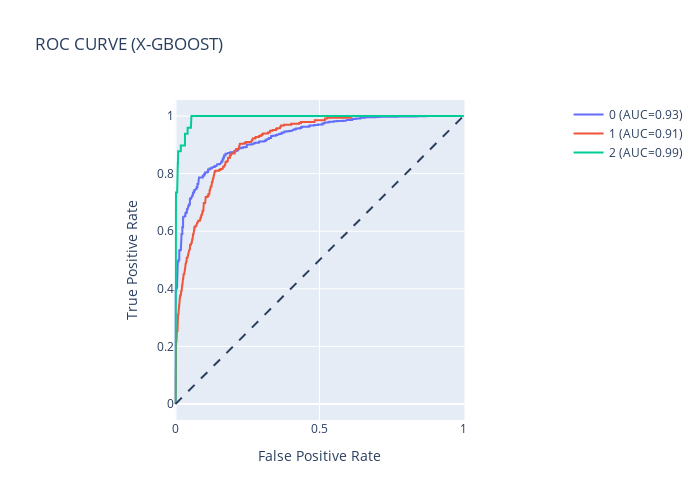

Notebook source saved alongside this figure:
### Markdown cell above
**ROC Curve for X-G Boost**

### Code cell
# XGboost
configure_plotly_browser_state()

gsearch_gbc.fit(X, y)
y_scores = gsearch_gbc.predict_proba(X)

# One hot encode the labels in order to plot them
y_onehot = pd.get_dummies(y, columns=gsearch_gbc.classes_)

# Create an empty figure, and iteratively add new lines
# every time we compute a new class
fig = go.Figure()
fig.add_shape(
    type='line', line=dict(dash='dash'),
    x0=0, x1=1, y0=0, y1=1
)

for i in range(y_scores.shape[1]):
    y_true = y_onehot.iloc[:, i]
    y_score = y_scores[:, i]

    fpr, tpr, _ = roc_curve(y_true, y_score)
    auc_score = roc_auc_score(y_true, y_score)

    name = f"{y_onehot.columns[i]} (AUC={auc_score:.2f})"
    fig.add_trace(go.Scatter(x=fpr, y=tpr, name=name, mode='lines'))

fig.update_layout(
    xaxis_title='False Positive Rate',
    yaxis_title='True Positive Rate',
    yaxis=dict(scaleanchor="x", scaleratio=1),
    xaxis=dict(constrain='domain'), title = 'ROC CURVE (X-GBOOST)',
    width=700, height=500
)
fig.show()

### Figure 1 — Plotly figure (JSON) as saved in the notebook; plotly's stock layout.template omitted (floating-point values rounded to 4 significant figures; data arrays with more than 128 entries replaced by an {"elided": "..."} marker saying what was removed)
{"data": [{"y": {"elided": "296 float values"}, "x": {"elided": "296 float values"}, "type": "scatter", "mode": "lines", "name": "0 (AUC=0.93)"}, {"y": {"elided": "328 float values"}, "x": {"elided": "328 float values"}, "type": "scatter", "mode": "lines", "name": "1 (AUC=0.91)"}, {"y": [0, 0.02041, 0.1429, 0.1429, 0.6122, 0.6122, 0.7143, 0.7143, 0.7347, 0.7347, 0.7755, 0.7755, 0.8163, 0.8163, 0.8367, 0.8367, 0.8571, 0.8571, 0.8776, 0.8776, 0.898, 0.898, 0.9388, 0.9388, 0.9592, 0.9592, 0.9796, 0.9796, 1, 1, 1, 1, 1, 1, 1, 1], "x": [0, 0, 0, 0.0005754, 0.0005754, 0.001151, 0.001151, 0.001726, 0.001726, 0.005754, 0.005754, 0.00748, 0.00748, 0.008055, 0.008055, 0.008631, 0.008631, 0.009206, 0.009206, 0.01841, 0.01841, 0.0328, 0.0328, 0.042, 0.042, 0.05351, 0.05351, 0.05524, 0.05524, 0.7146, 0.7158, 0.8734, 0.8746, 0.9528, 0.954, 1], "type": "scatter", "mode": "lines", "name": "2 (AUC=0.99)"}], "layout": {"title": {"text": "ROC CURVE (X-GBOOST)"}, "yaxis": {"scaleratio": 1, "scaleanchor": "x", "title": {"text": "True Positive Rate"}}, "height": 500, "shapes": [{"y1": 1, "y0": 0, "line": {"dash": "dash"}, "x1": 1, "type": "line", "x0": 0}], "width": 700, "xaxis": {"constrain": "domain", "title": {"text": "False Positive Rate"}}}}
